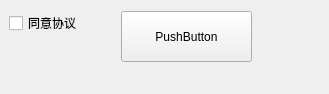
<?xml version="1.0" encoding="UTF-8"?>
<ui version="4.0">
 <class>AccessForm</class>
 <widget class="QWidget" name="AccessForm">
  <property name="geometry">
   <rect>
    <x>0</x>
    <y>0</y>
    <width>329</width>
    <height>94</height>
   </rect>
  </property>
  <property name="windowTitle">
   <string>Form</string>
  </property>
  <widget class="QCheckBox" name="checkBox">
   <property name="geometry">
    <rect>
     <x>9</x>
     <y>12</y>
     <width>73</width>
     <height>22</height>
    </rect>
   </property>
   <property name="text">
    <string>同意协议</string>
   </property>
  </widget>
  <widget class="QPushButton" name="pushButton">
   <property name="geometry">
    <rect>
     <x>121</x>
     <y>11</y>
     <width>131</width>
     <height>51</height>
    </rect>
   </property>
   <property name="text">
    <string>PushButton</string>
   </property>
  </widget>
 </widget>
 <resources/>
 <connections/>
</ui>
